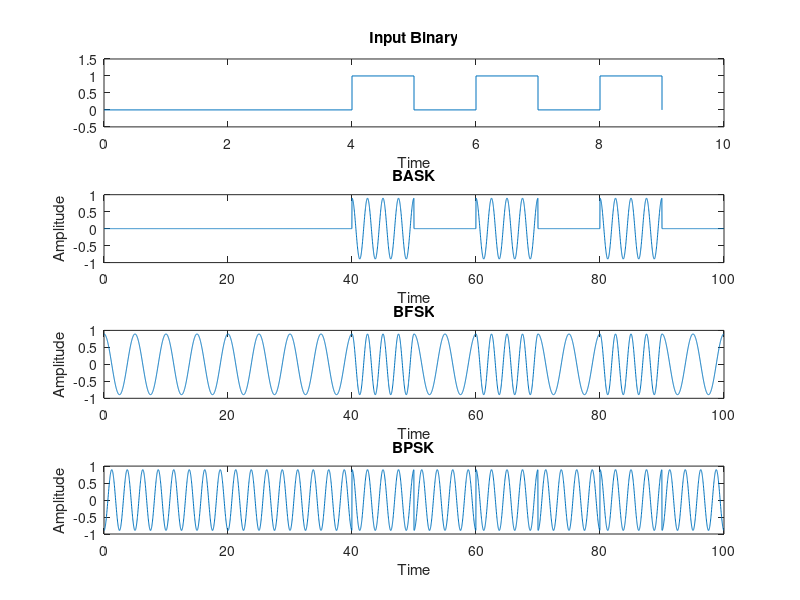

Write MATLAB code to recreate this figure.
clc; clear all; close all;
x=randi([0, 1], 1, 10);
Eb=4; Tb=10;
fc1=.4;
fc2=.2;
fs=50;
t = 0:1/fs:(length(x)*Tb - 1/fs);
samplebit = fs * Tb;
subplot(411);
stairs(0:9, x); xlabel("Time"); title("Input Binary"); ylim([-0.5 1.5]); xlim([0 10]);

%BASK
s1=sqrt(2*Eb/Tb)*cos(2*pi*fc1.*t);
m = repelem(x, fs*Tb);
y=s1.*m;
subplot(412);
plot(t,y); xlabel("Time"); ylabel("Amplitude"); title("BASK"); 

%BFSK
s1=sqrt(2*Eb/Tb)*cos(2*pi*fc1.*t);
s2=sqrt(2*Eb/Tb)*cos(2*pi*fc2.*t);
y = zeros(size(t));
for i = 1:length(x)
    start = (i-1)*samplebit + 1;
    finish = i*samplebit;
    if x(i) == 1
        y(start:finish) = s1(start:finish);
    else
        y(start:finish) = s2(start:finish);
    end
end
subplot(413);
plot(t,y); xlabel("Time"); ylabel("Amplitude"); title("BFSK"); 

%BPSK
s1 = sqrt(2*Eb/Tb)*cos(2*pi*fc1.*t);     
s2 = sqrt(2*Eb/Tb)*cos(2*pi*fc1.*t + pi);
y = zeros(size(t));
for i = 1:length(x)
    start = (i-1)*samplebit + 1;
    finish = i*samplebit;
    if x(i) == 1
        y(start:finish) = s1(start:finish);
    else
        y(start:finish) = s2(start:finish);
    end
end
subplot(414);
plot(t,y); xlabel("Time"); ylabel("Amplitude"); title("BPSK"); 
